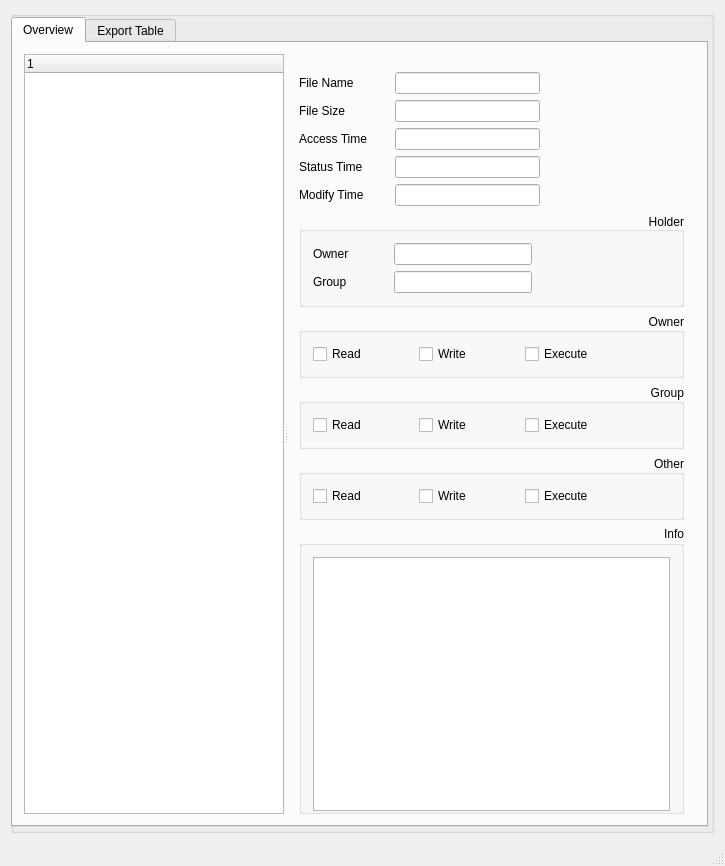
<?xml version="1.0" encoding="UTF-8"?>
<ui version="4.0">
 <class>MainWindow</class>
 <widget class="QMainWindow" name="MainWindow">
  <property name="geometry">
   <rect>
    <x>0</x>
    <y>0</y>
    <width>725</width>
    <height>866</height>
   </rect>
  </property>
  <property name="font">
   <font>
    <family>Ubuntu</family>
   </font>
  </property>
  <property name="windowTitle">
   <string>MainWindow</string>
  </property>
  <property name="windowIcon">
   <iconset>
    <normaloff>Qldd.ico</normaloff>Qldd.ico</iconset>
  </property>
  <property name="styleSheet">
   <string notr="true"/>
  </property>
  <widget class="QWidget" name="centralWidget">
   <layout class="QGridLayout" name="gridLayout_6">
    <item row="0" column="0" rowspan="4" colspan="2">
     <widget class="QGroupBox" name="groupBoxDependency">
      <property name="font">
       <font>
        <family>Ubuntu Mono</family>
       </font>
      </property>
      <property name="title">
       <string/>
      </property>
      <property name="alignment">
       <set>Qt::AlignJustify|Qt::AlignTop</set>
      </property>
      <layout class="QGridLayout" name="gridLayout">
       <property name="leftMargin">
        <number>3</number>
       </property>
       <property name="topMargin">
        <number>0</number>
       </property>
       <property name="bottomMargin">
        <number>0</number>
       </property>
       <property name="verticalSpacing">
        <number>12</number>
       </property>
      </layout>
     </widget>
    </item>
    <item row="1" column="0">
     <widget class="QTabWidget" name="tabWidget">
      <property name="currentIndex">
       <number>0</number>
      </property>
      <widget class="QWidget" name="tabOverview">
       <attribute name="title">
        <string>Overview</string>
       </attribute>
       <layout class="QGridLayout" name="gridLayout_8">
        <item row="0" column="0">
         <widget class="QSplitter" name="splitter">
          <property name="orientation">
           <enum>Qt::Horizontal</enum>
          </property>
          <widget class="QTreeWidget" name="treeWidget">
           <column>
            <property name="text">
             <string notr="true">1</string>
            </property>
           </column>
          </widget>
          <widget class="QWidget" name="layoutWidget">
           <layout class="QVBoxLayout" name="verticalLayout">
            <property name="topMargin">
             <number>18</number>
            </property>
            <property name="bottomMargin">
             <number>0</number>
            </property>
            <item>
             <layout class="QHBoxLayout" name="horizontalLayout">
              <item>
               <widget class="QLabel" name="labelName">
                <property name="minimumSize">
                 <size>
                  <width>90</width>
                  <height>0</height>
                 </size>
                </property>
                <property name="text">
                 <string>File Name</string>
                </property>
               </widget>
              </item>
              <item>
               <widget class="QLineEdit" name="lineEditFileName">
                <property name="readOnly">
                 <bool>true</bool>
                </property>
               </widget>
              </item>
              <item>
               <spacer name="horizontalSpacer_6">
                <property name="orientation">
                 <enum>Qt::Horizontal</enum>
                </property>
                <property name="sizeHint" stdset="0">
                 <size>
                  <width>40</width>
                  <height>20</height>
                 </size>
                </property>
               </spacer>
              </item>
             </layout>
            </item>
            <item>
             <layout class="QHBoxLayout" name="horizontalLayout_2">
              <item>
               <widget class="QLabel" name="labelSize">
                <property name="minimumSize">
                 <size>
                  <width>90</width>
                  <height>0</height>
                 </size>
                </property>
                <property name="text">
                 <string>File Size</string>
                </property>
               </widget>
              </item>
              <item>
               <widget class="QLineEdit" name="lineEditFileSize">
                <property name="readOnly">
                 <bool>true</bool>
                </property>
               </widget>
              </item>
              <item>
               <spacer name="horizontalSpacer_7">
                <property name="orientation">
                 <enum>Qt::Horizontal</enum>
                </property>
                <property name="sizeHint" stdset="0">
                 <size>
                  <width>40</width>
                  <height>20</height>
                 </size>
                </property>
               </spacer>
              </item>
             </layout>
            </item>
            <item>
             <layout class="QHBoxLayout" name="horizontalLayout_3">
              <item>
               <widget class="QLabel" name="labelTimeStatus">
                <property name="minimumSize">
                 <size>
                  <width>90</width>
                  <height>0</height>
                 </size>
                </property>
                <property name="text">
                 <string>Access Time</string>
                </property>
               </widget>
              </item>
              <item>
               <widget class="QLineEdit" name="lineEditTimeStatus">
                <property name="readOnly">
                 <bool>true</bool>
                </property>
               </widget>
              </item>
              <item>
               <spacer name="horizontalSpacer_8">
                <property name="orientation">
                 <enum>Qt::Horizontal</enum>
                </property>
                <property name="sizeHint" stdset="0">
                 <size>
                  <width>40</width>
                  <height>20</height>
                 </size>
                </property>
               </spacer>
              </item>
             </layout>
            </item>
            <item>
             <layout class="QHBoxLayout" name="horizontalLayout_4">
              <item>
               <widget class="QLabel" name="labelTimeAccess">
                <property name="minimumSize">
                 <size>
                  <width>90</width>
                  <height>0</height>
                 </size>
                </property>
                <property name="text">
                 <string>Status Time</string>
                </property>
               </widget>
              </item>
              <item>
               <widget class="QLineEdit" name="lineEditTimeAccess">
                <property name="readOnly">
                 <bool>true</bool>
                </property>
               </widget>
              </item>
              <item>
               <spacer name="horizontalSpacer_9">
                <property name="orientation">
                 <enum>Qt::Horizontal</enum>
                </property>
                <property name="sizeHint" stdset="0">
                 <size>
                  <width>40</width>
                  <height>20</height>
                 </size>
                </property>
               </spacer>
              </item>
             </layout>
            </item>
            <item>
             <layout class="QHBoxLayout" name="horizontalLayout_5">
              <item>
               <widget class="QLabel" name="labelTimeModify">
                <property name="minimumSize">
                 <size>
                  <width>90</width>
                  <height>0</height>
                 </size>
                </property>
                <property name="text">
                 <string>Modify Time</string>
                </property>
               </widget>
              </item>
              <item>
               <widget class="QLineEdit" name="lineEditTimeModify">
                <property name="readOnly">
                 <bool>true</bool>
                </property>
               </widget>
              </item>
              <item>
               <spacer name="horizontalSpacer_10">
                <property name="orientation">
                 <enum>Qt::Horizontal</enum>
                </property>
                <property name="sizeHint" stdset="0">
                 <size>
                  <width>40</width>
                  <height>20</height>
                 </size>
                </property>
               </spacer>
              </item>
             </layout>
            </item>
            <item>
             <widget class="QGroupBox" name="groupUserGroup">
              <property name="title">
               <string>Holder</string>
              </property>
              <property name="alignment">
               <set>Qt::AlignBottom|Qt::AlignRight|Qt::AlignTrailing</set>
              </property>
              <layout class="QGridLayout" name="gridLayout_7">
               <item row="0" column="0">
                <widget class="QLabel" name="labelOwner">
                 <property name="minimumSize">
                  <size>
                   <width>75</width>
                   <height>0</height>
                  </size>
                 </property>
                 <property name="text">
                  <string>Owner</string>
                 </property>
                </widget>
               </item>
               <item row="0" column="2">
                <spacer name="horizontalSpacer_4">
                 <property name="orientation">
                  <enum>Qt::Horizontal</enum>
                 </property>
                 <property name="sizeHint" stdset="0">
                  <size>
                   <width>40</width>
                   <height>20</height>
                  </size>
                 </property>
                </spacer>
               </item>
               <item row="2" column="0">
                <widget class="QLabel" name="labelGroup">
                 <property name="minimumSize">
                  <size>
                   <width>75</width>
                   <height>0</height>
                  </size>
                 </property>
                 <property name="text">
                  <string>Group</string>
                 </property>
                </widget>
               </item>
               <item row="0" column="1">
                <widget class="QLineEdit" name="lineEditOwner">
                 <property name="readOnly">
                  <bool>true</bool>
                 </property>
                </widget>
               </item>
               <item row="2" column="1">
                <widget class="QLineEdit" name="lineEditGroup">
                 <property name="readOnly">
                  <bool>true</bool>
                 </property>
                </widget>
               </item>
               <item row="2" column="2">
                <spacer name="horizontalSpacer_5">
                 <property name="orientation">
                  <enum>Qt::Horizontal</enum>
                 </property>
                 <property name="sizeHint" stdset="0">
                  <size>
                   <width>40</width>
                   <height>20</height>
                  </size>
                 </property>
                </spacer>
               </item>
              </layout>
             </widget>
            </item>
            <item>
             <widget class="QGroupBox" name="groupBoxOwner">
              <property name="title">
               <string>Owner</string>
              </property>
              <property name="alignment">
               <set>Qt::AlignRight|Qt::AlignTrailing|Qt::AlignVCenter</set>
              </property>
              <property name="flat">
               <bool>false</bool>
              </property>
              <layout class="QGridLayout" name="gridLayout_4">
               <item row="0" column="1">
                <widget class="QCheckBox" name="checkBoxOwnerWrite">
                 <property name="minimumSize">
                  <size>
                   <width>100</width>
                   <height>0</height>
                  </size>
                 </property>
                 <property name="text">
                  <string>Write</string>
                 </property>
                 <property name="checkable">
                  <bool>true</bool>
                 </property>
                </widget>
               </item>
               <item row="0" column="0">
                <widget class="QCheckBox" name="checkBoxOwnerRead">
                 <property name="minimumSize">
                  <size>
                   <width>100</width>
                   <height>0</height>
                  </size>
                 </property>
                 <property name="text">
                  <string>Read</string>
                 </property>
                 <property name="checkable">
                  <bool>true</bool>
                 </property>
                </widget>
               </item>
               <item row="0" column="2">
                <widget class="QCheckBox" name="checkBoxOwnerExec">
                 <property name="minimumSize">
                  <size>
                   <width>100</width>
                   <height>0</height>
                  </size>
                 </property>
                 <property name="text">
                  <string>Execute</string>
                 </property>
                 <property name="checkable">
                  <bool>true</bool>
                 </property>
                </widget>
               </item>
               <item row="0" column="3">
                <spacer name="horizontalSpacer">
                 <property name="orientation">
                  <enum>Qt::Horizontal</enum>
                 </property>
                 <property name="sizeHint" stdset="0">
                  <size>
                   <width>40</width>
                   <height>20</height>
                  </size>
                 </property>
                </spacer>
               </item>
              </layout>
             </widget>
            </item>
            <item>
             <widget class="QGroupBox" name="groupBoxGroup">
              <property name="title">
               <string>Group</string>
              </property>
              <property name="alignment">
               <set>Qt::AlignRight|Qt::AlignTrailing|Qt::AlignVCenter</set>
              </property>
              <property name="flat">
               <bool>false</bool>
              </property>
              <layout class="QGridLayout" name="gridLayout_3">
               <item row="0" column="2">
                <widget class="QCheckBox" name="checkBoxGroupExec">
                 <property name="minimumSize">
                  <size>
                   <width>100</width>
                   <height>0</height>
                  </size>
                 </property>
                 <property name="text">
                  <string>Execute</string>
                 </property>
                 <property name="checkable">
                  <bool>true</bool>
                 </property>
                </widget>
               </item>
               <item row="0" column="1">
                <widget class="QCheckBox" name="checkBoxGroupWrite">
                 <property name="minimumSize">
                  <size>
                   <width>100</width>
                   <height>0</height>
                  </size>
                 </property>
                 <property name="text">
                  <string>Write</string>
                 </property>
                 <property name="checkable">
                  <bool>true</bool>
                 </property>
                </widget>
               </item>
               <item row="0" column="0">
                <widget class="QCheckBox" name="checkBoxGroupRead">
                 <property name="minimumSize">
                  <size>
                   <width>100</width>
                   <height>0</height>
                  </size>
                 </property>
                 <property name="text">
                  <string>Read</string>
                 </property>
                 <property name="checkable">
                  <bool>true</bool>
                 </property>
                </widget>
               </item>
               <item row="0" column="3">
                <spacer name="horizontalSpacer_2">
                 <property name="orientation">
                  <enum>Qt::Horizontal</enum>
                 </property>
                 <property name="sizeHint" stdset="0">
                  <size>
                   <width>40</width>
                   <height>20</height>
                  </size>
                 </property>
                </spacer>
               </item>
              </layout>
             </widget>
            </item>
            <item>
             <widget class="QGroupBox" name="groupBoxOther">
              <property name="title">
               <string>Other</string>
              </property>
              <property name="alignment">
               <set>Qt::AlignRight|Qt::AlignTrailing|Qt::AlignVCenter</set>
              </property>
              <property name="flat">
               <bool>false</bool>
              </property>
              <layout class="QGridLayout" name="gridLayout_2">
               <item row="0" column="2">
                <widget class="QCheckBox" name="checkBoxOtherExec">
                 <property name="minimumSize">
                  <size>
                   <width>100</width>
                   <height>0</height>
                  </size>
                 </property>
                 <property name="text">
                  <string>Execute</string>
                 </property>
                 <property name="checkable">
                  <bool>true</bool>
                 </property>
                </widget>
               </item>
               <item row="0" column="0">
                <widget class="QCheckBox" name="checkBoxOtherRead">
                 <property name="enabled">
                  <bool>true</bool>
                 </property>
                 <property name="minimumSize">
                  <size>
                   <width>100</width>
                   <height>0</height>
                  </size>
                 </property>
                 <property name="text">
                  <string>Read</string>
                 </property>
                 <property name="iconSize">
                  <size>
                   <width>16</width>
                   <height>16</height>
                  </size>
                 </property>
                 <property name="checkable">
                  <bool>true</bool>
                 </property>
                 <property name="checked">
                  <bool>false</bool>
                 </property>
                </widget>
               </item>
               <item row="0" column="1">
                <widget class="QCheckBox" name="checkBoxOtherWrite">
                 <property name="minimumSize">
                  <size>
                   <width>100</width>
                   <height>0</height>
                  </size>
                 </property>
                 <property name="text">
                  <string>Write</string>
                 </property>
                 <property name="checkable">
                  <bool>true</bool>
                 </property>
                </widget>
               </item>
               <item row="0" column="3">
                <spacer name="horizontalSpacer_3">
                 <property name="orientation">
                  <enum>Qt::Horizontal</enum>
                 </property>
                 <property name="sizeHint" stdset="0">
                  <size>
                   <width>40</width>
                   <height>20</height>
                  </size>
                 </property>
                </spacer>
               </item>
              </layout>
             </widget>
            </item>
            <item>
             <widget class="QGroupBox" name="groupBoxInfo">
              <property name="title">
               <string>Info</string>
              </property>
              <property name="alignment">
               <set>Qt::AlignRight|Qt::AlignTop|Qt::AlignTrailing</set>
              </property>
              <layout class="QGridLayout" name="gridLayout_5">
               <property name="bottomMargin">
                <number>0</number>
               </property>
               <item row="0" column="0">
                <widget class="QTextEdit" name="textEditInformation">
                 <property name="readOnly">
                  <bool>true</bool>
                 </property>
                </widget>
               </item>
              </layout>
             </widget>
            </item>
           </layout>
          </widget>
         </widget>
        </item>
       </layout>
      </widget>
      <widget class="QWidget" name="tabExport">
       <attribute name="title">
        <string>Export Table</string>
       </attribute>
       <layout class="QGridLayout" name="gridLayout_9">
        <item row="0" column="0">
         <widget class="QListWidget" name="listWidgetExportTable">
          <property name="sortingEnabled">
           <bool>false</bool>
          </property>
         </widget>
        </item>
       </layout>
      </widget>
     </widget>
    </item>
   </layout>
  </widget>
  <widget class="QMenuBar" name="menuBar">
   <property name="geometry">
    <rect>
     <x>0</x>
     <y>0</y>
     <width>725</width>
     <height>22</height>
    </rect>
   </property>
  </widget>
  <widget class="QStatusBar" name="statusBar"/>
 </widget>
 <layoutdefault spacing="6" margin="11"/>
 <resources/>
 <connections/>
</ui>
